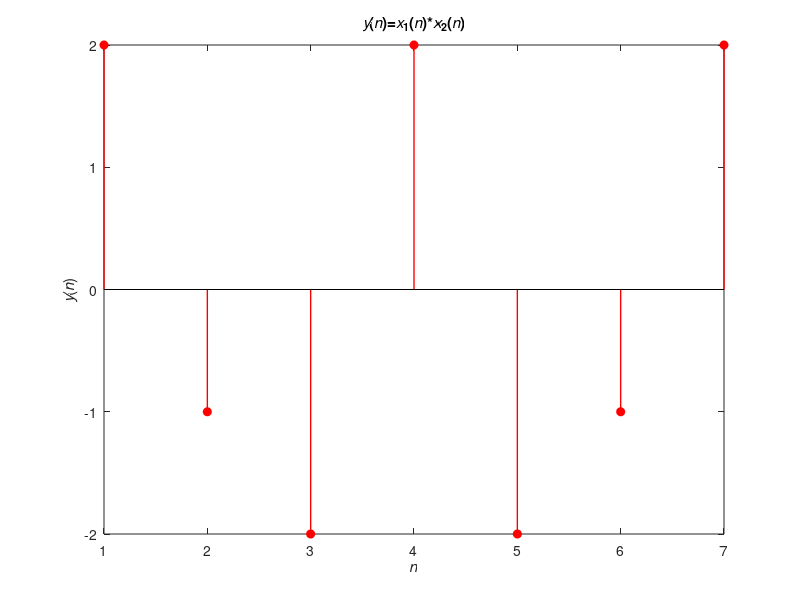

The MATLAB script that drew this image:
clc; clear; close all;

x1 = [2, 1, 1, 2];
x2 = [1, -1, -1, 1];
ylin = conv(x1, x2);

figure(1);
stem(ylin, 'fill', 'r', 'linewidth', 1.0);
xlabel('\itn'); ylabel('{\ity}({\itn})');
title('{\ity}({\itn})={\itx}_1({\itn})*{\itx}_2({\itn})');
